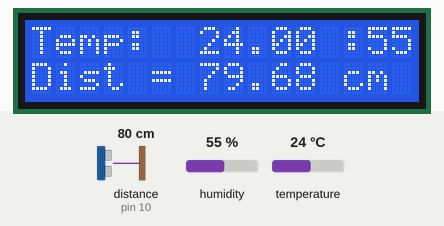
The sketch below on a simulated Arduino Uno, built with avr-gcc and run on an emulated ATmega328P. On the bench: 16×2 character LCD. Wiring (inferred from the names in the program): ultrasonic range finder: trigger pin 13; echo pin 10. The test bench sets the inputs (shaded band); at power-on: distance to the obstacle (sensor on pin 10) 80 cm, humidity 55 %, temperature 24 °C. The echo pulse lasts 58.3 µs per cm; what the sketch prints to the serial monitor is not drawn.

Above: at 2.7 s.
2.8 s: distance to the obstacle (sensor on pin 10) set to 2 cm
At 4.9 s:
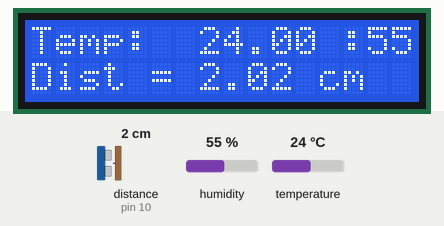
5.6 s: distance to the obstacle (sensor on pin 10) set to 4 cm
At 7.6 s:
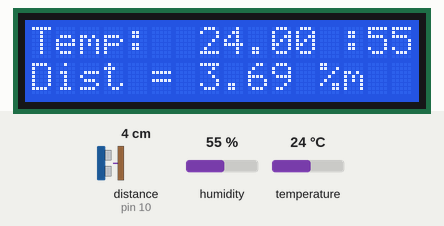
7.7 s: distance to the obstacle (sensor on pin 10) set to 18 cm
At 9.6 s:
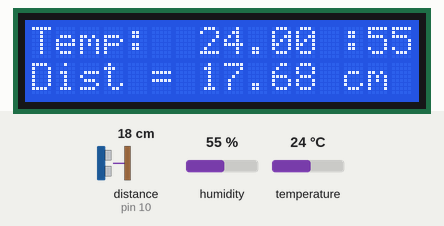
13.3 s: distance to the obstacle (sensor on pin 10) set to 9 cm
At 14.7 s:
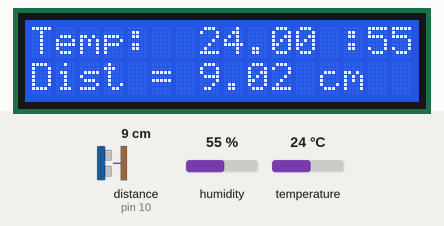
17.9 s: distance to the obstacle (sensor on pin 10) set to 120 cm
At 19.3 s:
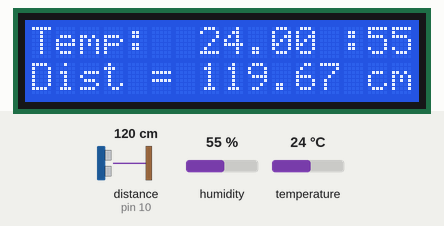
22.6 s: distance to the obstacle (sensor on pin 10) set to 35 cm
At 23.9 s:
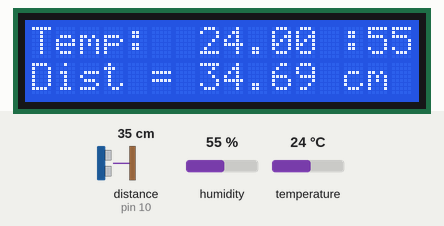
Timing chart, 0 to 25.6 s (numbered marks = the images above; inputs shaded):
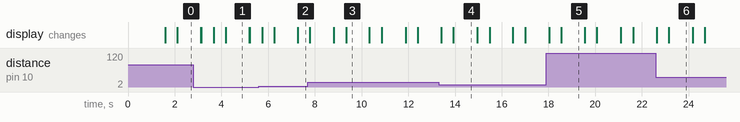

The sketch:

Ultrasonic___DHT11_on_the_LCD.ino
```cpp
// Ultrasonic & DHT 11 on the LCD

//hook up HC-SR04 with trig to arduino pin 10 and echo to arduino pin 13.
#define trigPin 13
#define echoPin 10
float duration, distance;

// --Library-- / Bibliotheken
  #include <LiquidCrystal.h>
  #include <DHT.h>
  #include <DHT_U.h>

// Sensor DHT-11 (DHT-11 Temperature and Humidity Sensor)
  #define DHTPIN 8
  #define DHTTYPE DHT11

#include <LiquidCrystal.h>
const int rs = 12, en = 11, d4 = 5, d5 = 4, d6 = 3, d7 = 2;
LiquidCrystal lcd(rs, en, d4, d5, d6, d7);

DHT dht(DHTPIN, DHTTYPE);

void setup() {
  // put your setup code here, to run once:
// Serial Monitor
  Serial.begin(9600);

// LCD Display
  lcd.begin(16, 2);
  lcd.setCursor(7,1);

  dht.begin();

// LCD Display (Temp and Humidity)
  lcd.setCursor(0,0);
  lcd.print("Temp:");
  lcd.setCursor(8,0);
  lcd.print("Humid:");
  delay(1500);

// Ultrasonic pins
pinMode(trigPin, OUTPUT);
pinMode (echoPin, INPUT);
}

void loop() {
  // put your main code here, to run repeatedly:
 lcd.setCursor(12,1);
  lcd.print("%");


// ...
  lcd.setCursor(12,0);
  lcd.print(" ");

// -- Temp and Humidity --
// Temp = Temperature and Humid = Humidity
    float f = dht.readHumidity();
    float c = dht.readTemperature();

  // Sensor Error (For Example No Sensor)
    if (isnan(f) && (c)) {
      lcd.clear();
      lcd.setCursor(4,1);
      lcd.print("|SENSOR|");
      lcd.setCursor(4,0);
      lcd.print("|ERROR |");
      delay(1000);
      return;
      }

// LCD Display (values)
  lcd.setCursor(7,0);
  lcd.print(c);
  lcd.setCursor(14,0);
  lcd.print(f);

// Serial Monitor
  Serial.println("-  Result  -");
  Serial.print("Temp:  ");
  Serial.println(c);
  Serial.print("Humid: ");
  Serial.println(f);
  Serial.println("- - -  - - -");
  Serial.println(" ");
  Serial.println(" ");

  // write a pulse to the HC-SR04 Trigger Pin
digitalWrite (trigPin, LOW);
delayMicroseconds (2);
digitalWrite (trigPin, HIGH);
delayMicroseconds (10);
digitalWrite (trigPin, LOW);
// Measure the responce  from he HC-SR04 Echo Pin
duration = pulseIn (echoPin, HIGH);
// determine distance from duration
// use 343 meters per second as speed of sound
distance = (duration/2)*0.0343;
// send results to serial monitor
Serial.print ("Distance = ");
if (distance >= 400 || distance <= 2){
  Serial.println ("Out of range");
}
else {
  Serial.print (distance);
  Serial.println (" cm");
  delay (500);
}
//send results to lcd
lcd.setCursor (0,1);
lcd.print ("Dist = ");
if (distance >= 400 || distance <= 2){
  lcd.println ("Out of range");
}
else {
  lcd.print (distance);
  lcd.println (" cm  ");
  delay (500);
}
delay (500);

}
```

Measured:
- the behaviour switches between 2 and 3 cm on distance to the obstacle (sensor on pin 10) (found by bisection; images 1 and 2)
- after the input at 2.8 s, the display: first differs from a run without the input after 0.34 s (image 1 shows a later state)
- after the input at 7.7 s, the display: first differs from a run without the input after 1.6 s (image 3)
- after the input at 13.3 s, the display: first differs from a run without the input after 0.63 s (image 4)
- after the input at 17.9 s, the display: first differs from a run without the input after 0.65 s (image 5)
- after the input at 22.6 s, the display: first differs from a run without the input after 0.55 s (image 6)
- what the display in image 1 shows lasts 1.0 s, from 4.2 s to 5.2 s
